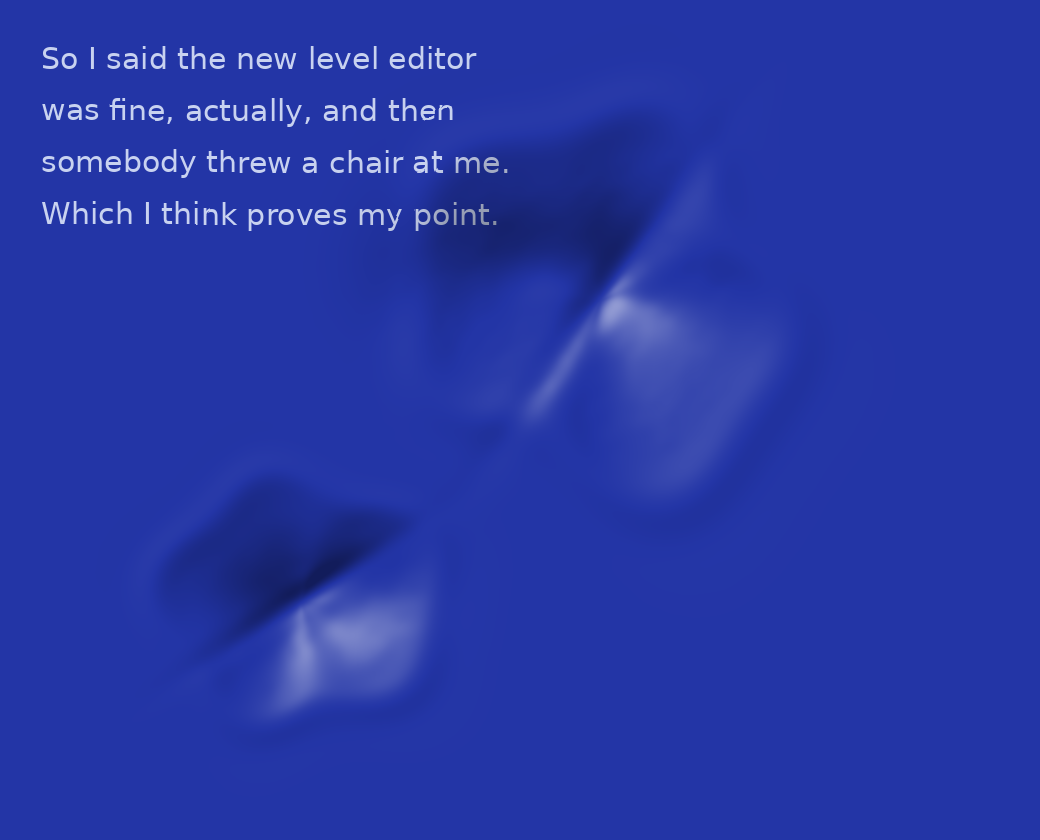

Write Python code to recreate this figure.
# Record, written 2026-11-16. The mock the owner approved for Steel Chair's dent (docs/plans/2026-11-16-steel-chair-dent-design.md).
# A direction check in numpy, not game code: run with python3 -I 01-mock.py from this folder; it writes 01-mock.png.
import numpy as np
from PIL import Image, ImageDraw, ImageFont
rng=np.random.default_rng(7)
W,H=520,420; S=2
bg=np.array([0x22,0x34,0xa6],float)/255
img=np.ones((H*S,W*S,3))*bg
# text
t=Image.fromarray((img*255).astype(np.uint8)); d=ImageDraw.Draw(t)
try: f=ImageFont.truetype('/usr/share/fonts/truetype/dejavu/DejaVuSans.ttf',30)
except: f=None
lines=["So I said the new level editor","was fine, actually, and then","somebody threw a chair at me.","Which I think proves my point."]
for i,l in enumerate(lines): d.text((40,40+i*52),l,fill=(200,210,240),font=f)
img=np.asarray(t).astype(float)/255
def dent(cx,cy,R,seed):
    r=np.random.default_rng(seed)
    y,x=np.mgrid[0:H*S,0:W*S].astype(float)
    hgt=np.zeros_like(x)
    # irregular main bowl: radius modulated by angular harmonics
    a=np.arctan2(y-cy,x-cx); dist=np.hypot(x-cx,y-cy)
    rad=R*(1+sum(r.uniform(-.12,.12)*np.cos(k*a+r.uniform(0,6.28)) for k in (2,3,5)))
    hgt-=np.exp(-(dist/rad)**2*2.2)
    # knuckle lobes
    for _ in range(3):
        ox,oy=r.normal(0,R*.45,2); rr=R*r.uniform(.25,.45)
        hgt-=r.uniform(.3,.6)*np.exp(-((x-cx-ox)**2+(y-cy-oy)**2)/(rr**2))
    # one crease (chair seat edge): a soft linear trough across the bowl
    th=r.uniform(0,np.pi); n=(x-cx)*np.sin(th)-(y-cy)*np.cos(th); along=(x-cx)*np.cos(th)+(y-cy)*np.sin(th)
    hgt-=.2*np.exp(-(n/(R*.11))**2)*np.exp(-(along/(R*.8))**2)
    # raised lip just outside the rim
    hgt+=.12*np.exp(-((dist-rad*1.05)/(R*.18))**2)
    return hgt
h=dent(300*S,150*S,85*S,3)+0.7*dent(150*S,300*S,60*S,11)
# small-scale crumple noise, blurred
from PIL import ImageFilter
nz=Image.fromarray((rng.normal(128,40,(H*S//14,W*S//14))).clip(0,255).astype(np.uint8)).resize((W*S,H*S),Image.BICUBIC)
h+=0.012*(np.asarray(nz)/255-.5)*np.clip(-h*3,0,1)
k=22.0
gy,gx=np.gradient(h*k*S/ S)
N=np.dstack([-gx,-gy,np.ones_like(h)]); N/=np.linalg.norm(N,axis=2,keepdims=True)
L=np.array([-.5,-.6,.62]); L/=np.linalg.norm(L)
lam=(N@L); flat=L[2]
shade=np.clip(1+(lam-flat)*1.3,0.55,1.0)            # multiply layer
Hh=L+np.array([0,0,1]); Hh/=np.linalg.norm(Hh)
spec=np.clip(N@Hh,0,1)**40*0.55+np.clip(lam-flat,0,1)*0.35   # screen layer
# displacement of the words from the same height map
dy,dx=np.gradient(h)
s=14*S*1.6
yy,xx=np.mgrid[0:H*S,0:W*S]
sx=np.clip(xx+dx*s,0,W*S-1).astype(int); sy=np.clip(yy+dy*s,0,H*S-1).astype(int)
out=img[sy,sx]
out=out*shade[...,None]
out=1-(1-out)*(1-spec[...,None])
Image.fromarray((out.clip(0,1)*255).astype(np.uint8)).save('01-mock.png')
